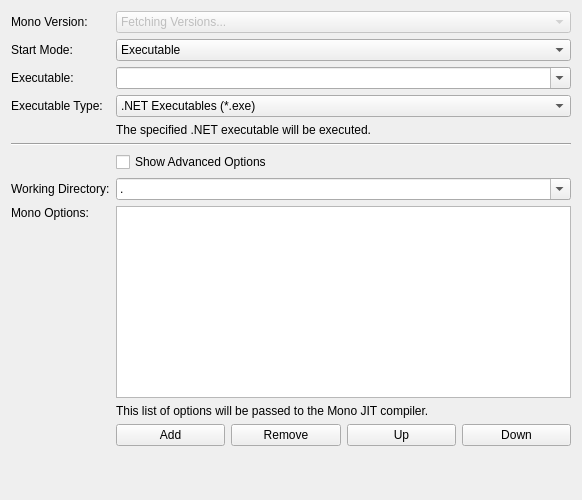
<?xml version="1.0" encoding="UTF-8"?>
<ui version="4.0">
 <class>ProgramPageVBNET</class>
 <widget class="QWidget" name="ProgramPageVBNET">
  <property name="geometry">
   <rect>
    <x>0</x>
    <y>0</y>
    <width>582</width>
    <height>500</height>
   </rect>
  </property>
  <property name="windowTitle">
   <string>Form</string>
  </property>
  <layout class="QVBoxLayout" name="verticalLayout">
   <item>
    <layout class="QGridLayout" name="gridLayout">
     <item row="0" column="0">
      <widget class="QLabel" name="label">
       <property name="text">
        <string>Mono Version:</string>
       </property>
       <property name="buddy">
        <cstring>combo_version</cstring>
       </property>
      </widget>
     </item>
     <item row="0" column="1" colspan="4">
      <widget class="QComboBox" name="combo_version">
       <property name="enabled">
        <bool>false</bool>
       </property>
       <property name="sizePolicy">
        <sizepolicy hsizetype="Preferred" vsizetype="Fixed">
         <horstretch>1</horstretch>
         <verstretch>0</verstretch>
        </sizepolicy>
       </property>
       <item>
        <property name="text">
         <string>Fetching Versions...</string>
        </property>
       </item>
      </widget>
     </item>
     <item row="1" column="0">
      <widget class="QLabel" name="label_3">
       <property name="text">
        <string>Start Mode:</string>
       </property>
       <property name="buddy">
        <cstring>combo_start_mode</cstring>
       </property>
      </widget>
     </item>
     <item row="1" column="1" colspan="4">
      <widget class="QComboBox" name="combo_start_mode">
       <item>
        <property name="text">
         <string>Executable</string>
        </property>
       </item>
      </widget>
     </item>
     <item row="2" column="0">
      <widget class="QLabel" name="label_executable">
       <property name="text">
        <string>Executable:</string>
       </property>
       <property name="buddy">
        <cstring>combo_executable</cstring>
       </property>
      </widget>
     </item>
     <item row="2" column="1" colspan="4">
      <widget class="QComboBox" name="combo_executable">
       <property name="editable">
        <bool>true</bool>
       </property>
       <property name="insertPolicy">
        <enum>QComboBox::NoInsert</enum>
       </property>
      </widget>
     </item>
     <item row="4" column="1" colspan="4">
      <widget class="QLabel" name="label_executable_help">
       <property name="text">
        <string>The specified .NET executable will be executed.</string>
       </property>
       <property name="wordWrap">
        <bool>true</bool>
       </property>
      </widget>
     </item>
     <item row="6" column="1" colspan="4">
      <widget class="QCheckBox" name="check_show_advanced_options">
       <property name="text">
        <string>Show Advanced Options</string>
       </property>
      </widget>
     </item>
     <item row="7" column="0">
      <widget class="QLabel" name="label_working_directory">
       <property name="text">
        <string>Working Directory:</string>
       </property>
       <property name="buddy">
        <cstring>combo_working_directory</cstring>
       </property>
      </widget>
     </item>
     <item row="7" column="1" colspan="4">
      <widget class="QComboBox" name="combo_working_directory">
       <property name="editable">
        <bool>true</bool>
       </property>
       <property name="insertPolicy">
        <enum>QComboBox::NoInsert</enum>
       </property>
       <item>
        <property name="text">
         <string>.</string>
        </property>
       </item>
      </widget>
     </item>
     <item row="8" column="0">
      <widget class="QLabel" name="label_options">
       <property name="text">
        <string>Mono Options:</string>
       </property>
       <property name="alignment">
        <set>Qt::AlignLeading|Qt::AlignLeft|Qt::AlignTop</set>
       </property>
       <property name="buddy">
        <cstring>list_options</cstring>
       </property>
      </widget>
     </item>
     <item row="10" column="1">
      <widget class="QPushButton" name="button_add_option">
       <property name="text">
        <string>Add</string>
       </property>
      </widget>
     </item>
     <item row="8" column="1" colspan="4">
      <widget class="ExpandingListWidget" name="list_options"/>
     </item>
     <item row="9" column="1" colspan="4">
      <widget class="QLabel" name="label_options_help">
       <property name="text">
        <string>This list of options will be passed to the Mono JIT compiler.</string>
       </property>
       <property name="wordWrap">
        <bool>true</bool>
       </property>
      </widget>
     </item>
     <item row="10" column="2">
      <widget class="QPushButton" name="button_remove_option">
       <property name="text">
        <string>Remove</string>
       </property>
      </widget>
     </item>
     <item row="10" column="3">
      <widget class="QPushButton" name="button_up_option">
       <property name="text">
        <string>Up</string>
       </property>
      </widget>
     </item>
     <item row="10" column="4">
      <widget class="QPushButton" name="button_down_option">
       <property name="text">
        <string>Down</string>
       </property>
      </widget>
     </item>
     <item row="5" column="0" colspan="5">
      <widget class="Line" name="line">
       <property name="orientation">
        <enum>Qt::Horizontal</enum>
       </property>
      </widget>
     </item>
     <item row="3" column="1" colspan="4">
      <widget class="QComboBox" name="combo_executable_type">
       <property name="currentIndex">
        <number>1</number>
       </property>
       <item>
        <property name="text">
         <string>All Files</string>
        </property>
       </item>
       <item>
        <property name="text">
         <string>.NET Executables (*.exe)</string>
        </property>
       </item>
      </widget>
     </item>
     <item row="3" column="0">
      <widget class="QLabel" name="label_executable_type">
       <property name="text">
        <string>Executable Type:</string>
       </property>
       <property name="buddy">
        <cstring>combo_executable_type</cstring>
       </property>
      </widget>
     </item>
     <item row="11" column="1" colspan="4">
      <widget class="QLabel" name="label_spacer">
       <property name="sizePolicy">
        <sizepolicy hsizetype="Preferred" vsizetype="Preferred">
         <horstretch>0</horstretch>
         <verstretch>1</verstretch>
        </sizepolicy>
       </property>
       <property name="text">
        <string>&lt;spacer&gt;</string>
       </property>
      </widget>
     </item>
    </layout>
   </item>
  </layout>
 </widget>
 <customwidgets>
  <customwidget>
   <class>ExpandingListWidget</class>
   <extends>QListWidget</extends>
   <header location="global">brickv.plugin_system.plugins.red.program_utils</header>
  </customwidget>
 </customwidgets>
 <tabstops>
  <tabstop>combo_version</tabstop>
  <tabstop>combo_start_mode</tabstop>
  <tabstop>combo_executable</tabstop>
  <tabstop>combo_executable_type</tabstop>
  <tabstop>check_show_advanced_options</tabstop>
  <tabstop>combo_working_directory</tabstop>
  <tabstop>list_options</tabstop>
  <tabstop>button_add_option</tabstop>
  <tabstop>button_remove_option</tabstop>
  <tabstop>button_up_option</tabstop>
  <tabstop>button_down_option</tabstop>
 </tabstops>
 <resources/>
 <connections/>
</ui>
